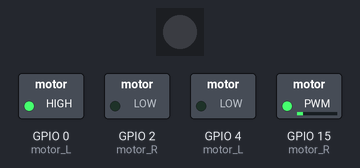
The program below on a simulated ESP32 board running MicroPython. Shown: 1 RGB LEDs in strip order, left to right, switched loads named in the program (green lamp = pin HIGH). Library files of the repository ran but are not shown: hcsr04.py. At 0.0 s the program stops and its outputs stay as they are.

Above: at 0.1 s.
Timing chart, 0 to 1.5 s (numbered marks = the images above):
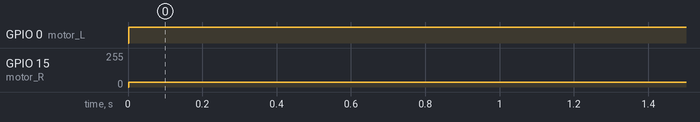

The program:

main.py
```python
from motors import Motor
from machine import Pin, PWM, ADC
from time import sleep
from neopixel import NeoPixel
from hcsr04 import HCSR04
from ir_sensor import IR_SENSOR
from time import sleep
from line_scanner import LINE_SCANNER


motor_R = Motor(Pin(15, Pin.OUT), Pin(2, Pin.OUT))
motor_L = Motor(Pin(0, Pin.OUT), Pin(4, Pin.OUT))

motor_L.stop()
motor_R.stop()

np = NeoPixel(Pin(5), 1)
np[0] = (0, 0, 0)
np.write()


ir_snsr = IR_SENSOR(34)

motor_R.forward(150)
motor_L.forward(1023)


"""
buzzer = PWM(Pin(33), freq=50, duty_u16=32768)


np = NeoPixel(Pin(13), 3)
np[0] = (255, 0, 0)
np[1] = (0, 255, 0)
np[2] = (0, 0, 255)
np.write()


dist_sensor = HCSR04(trigger_pin=x, echo_pin=y)
"""
```

motors.py
```python
from machine import PWM

class Motor:
    def __init__(self, pin1, pin2):  #pinx = Pin(y, Pin.OUT)
        self.pin1 = PWM(pin1)
        self.pin1.freq(256)
        self.pin2 = PWM(pin2)
        self.pin2.freq(256)

    def forward(self, speed):
        self.pin1.duty(speed) # speed : 0 - 1023, 1023 = 100%    min cca 150 -> weak motor
        self.pin2.duty(0)

    def backward(self, speed):
        self.pin1.duty(0)
        self.pin2.duty(speed) # speed : 0 - 1023, 1023 = 100%

    def stop(self):
        self.pin1.duty(0)
        self.pin2.duty(0)
```

ir_sensor.py
```python
from machine import Pin, ADC

class IR_SENSOR:
    def __init__(self, pin):
        self.pin = ADC(Pin(pin))
        self.pin.atten(ADC.ATTN_11DB)

    def read_analog(self):
         return self.pin.read()

    def read_digital(self):
        if self.pin.read() < 3:
            return "black"
        else:
            return "white"
```

line_scanner.py
```python
class LINE_SCANNER:
    def __init__(self, left_sensor, middle_sensor, right_sensor): #sensors must be entered as a ready object of the IR_SENSOR class defined in the ir_sensor.py file
        self.left_sensor = left_sensor
        self.middle_sensor = middle_sensor
        self.right_sensor = right_sensor

    def get_line_scan(self):
        return [left_sensor.read_digital, middle_sensor.read_digital, right_sensor.read_digital]
```

Measured:
- by itself, GPIO 0 (motor_L): LOW → HIGH at 0.00 s
- by itself, GPIO 15 (motor_R): 0/255 → 37/255 at 0.00 s
